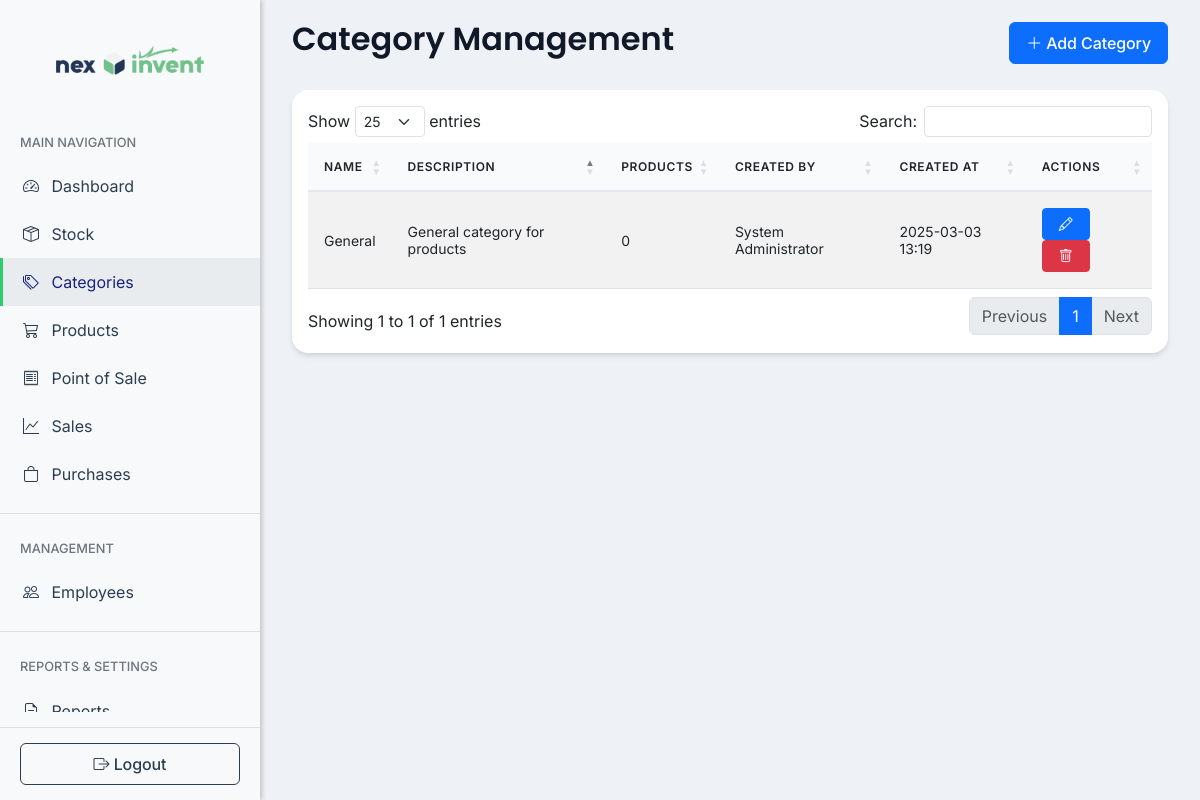
Screenshot of /src/modules/categories/index.php (signed in) with the database file from the repository.
### tables this page shows
CREATE TABLE IF NOT EXISTS categories (
    category_id INT PRIMARY KEY AUTO_INCREMENT,
    name VARCHAR(50) NOT NULL,
    description TEXT,
    created_by INT,
    updated_by INT,
    created_at TIMESTAMP DEFAULT CURRENT_TIMESTAMP,
    updated_at TIMESTAMP NULL DEFAULT NULL ON UPDATE CURRENT_TIMESTAMP,
    CONSTRAINT fk_categories_created_by FOREIGN KEY (created_by) REFERENCES users(user_id),
    CONSTRAINT fk_categories_updated_by FOREIGN KEY (updated_by) REFERENCES users(user_id)
);

### src/config/db.php (called while the page is built, shortened)
<?php
$db_host = 'localhost';
$db_name = 'nexinvent';
$db_user = 'root';
$db_pass = '';
$pdo = null;
function getDBConnection() {
    global $pdo, $db_host, $db_name, $db_user, $db_pass;
    if ($pdo === null) {
        try {
            $dsn = "mysql:host=$db_host;dbname=$db_name;charset=utf8";
            $options = [
                PDO::ATTR_ERRMODE => PDO::ERRMODE_EXCEPTION,
                PDO::ATTR_DEFAULT_FETCH_MODE => PDO::FETCH_ASSOC,
                PDO::ATTR_EMULATE_PREPARES => false,
            ];
            $pdo = new PDO($dsn, $db_user, $db_pass, $options);
        } catch(PDOException $e) {
            error_log("Connection failed: " . $e->getMessage());
            throw new Exception("Database connection failed. Please check your configuration.");
        }
    }
    return $pdo;
}
function fetchAll($sql, $params = []) {
    try {
        $pdo = getDBConnection();
        $stmt = $pdo->prepare($sql);
        $stmt->execute($params);
        return $stmt->fetchAll();
    } catch(PDOException $e) {
        error_log("Database error in fetchAll: " . $e->getMessage() . "\nSQL: $sql\nParams: " . print_r($params, true));
        throw new Exception("Database error occurred while fetching records");
    }
}

### src/modules/categories/index.php (the view, shortened to what this page needs)
<?php
require_once '../../config/db.php';
$sql = "
    SELECT c.*,
           COUNT(p.product_id) as product_count,
           COALESCE(u1.full_name, 'System') as created_by_name,
           COALESCE(u2.full_name, '') as updated_by_name
    FROM categories c
    LEFT JOIN products p ON c.category_id = p.category_id
    LEFT JOIN users u1 ON c.created_by = u1.user_id
    LEFT JOIN users u2 ON c.updated_by = u2.user_id
    GROUP BY c.category_id, c.name, c.description, c.created_at, c.created_by, c.updated_at, c.updated_by,
             u1.full_name, u2.full_name
    ORDER BY c.name
";
$categories = fetchAll($sql);
?>
<!DOCTYPE html>
<html lang="en">
<head>
    <link href="https://cdn.jsdelivr.net/npm/bootstrap@5.3.0/dist/css/bootstrap.min.css" rel="stylesheet">
    <link href="https://cdn.jsdelivr.net/npm/bootstrap-icons@1.7.2/font/bootstrap-icons.css" rel="stylesheet">
    <link href="https://cdn.datatables.net/1.11.5/css/dataTables.bootstrap5.min.css" rel="stylesheet">
</head>
<body>
<?php include '../../includes/header.php'; ?>
<div class="main-content">
    <div class="container-fluid">
        <div class="d-flex justify-content-between align-items-center mb-4">
            <h2>Category Management</h2>
            <button type="button" class="btn btn-primary" data-bs-toggle="modal" data-bs-target="#addCategoryModal">
                <i class="bi bi-plus-lg"></i> Add Category
            </button>
        </div>
        <div class="card">
            <div class="card-body">
                <table id="categoriesTable" class="table table-striped">
                    <thead>
                        <tr>
                            <th>Name</th>
                            <th>Description</th>
                            <th>Products</th>
                            <th>Created By</th>
                            <th>Created At</th>
                            <th>Actions</th>
                        </tr>
                    </thead>
                    <tbody>
                        <?php foreach ($categories as $category): ?>
                            <tr>
                                <td><?php echo htmlspecialchars($category['name']); ?></td>
                                <td><?php echo htmlspecialchars($category['description'] ?? ''); ?></td>
                                <td><?php echo $category['product_count']; ?></td>
                                <td><?php echo htmlspecialchars($category['created_by_name']); ?></td>
                                <td><?php echo date('Y-m-d H:i', strtotime($category['created_at'])); ?></td>
                                <td>
                                    <button class="btn btn-sm btn-primary" onclick="editCategory(<?php echo $category['category_id']; ?>)">
                                        <i class="bi bi-pencil"></i>
                                    </button>
                                    <button class="btn btn-sm btn-danger" onclick="deleteCategory(<?php echo $category['category_id']; ?>)">
                                        <i class="bi bi-trash"></i>
                                    </button>
                                </td>
                            </tr>
                        <?php endforeach; ?>
                    </tbody>
                </table>
            </div>
        </div>
    </div>
</div>
<?php include '../../includes/footer.php'; ?>
</body>
</html>

### src/css/global.css (style rules this page uses)
:root { --primary-color: #4f46e5; --primary-dark: #4338ca; --secondary-color: #8b5cf6; --success-color: #10b981; --danger-color: #ef4444; --warning-color: #f59e0b; --info-color: #3b82f6; --light-color: #f9fafb; --dark-color: #111827; --gray-100: #f3f4f6; --gray-200: #e5e7eb; --gray-300: #d1d5db; --gray-400: #9ca3af; --gray-500: #6b7280; --gray-600: #4b5563; --gray-700: #374151; --gray-800: #1f2937; --gray-900: #111827; --sidebar-width: 260px; }
body { background-color: #eef2f7; }
.main-content { margin-left: var(--sidebar-width); padding: 20px; background-color: #eef2f7; }
h1, h2, h3, h4, h5, .card-title { font-family: 'Poppins', sans-serif; font-weight: 600; color: #111827; }
.card { border-radius: 1rem; border: none; box-shadow: 0 4px 6px -1px rgba(0, 0, 0, 0.1), 0 2px 4px -1px rgba(0, 0, 0, 0.06); transition: transform 0.2s ease-in-out; }
.table { font-size: 0.875rem; }
.table thead th { font-family: 'Inter', sans-serif; font-weight: 600; text-transform: uppercase; font-size: 0.75rem; letter-spacing: 0.05em; background-color: #f8fafc; padding: 1rem; border-bottom: 2px solid #e2e8f0; }
.table tbody td { padding: 1rem; vertical-align: middle; }
.main-content { margin-left: var(--sidebar-width); padding: 20px; }
.btn { font-weight: 500; letter-spacing: -0.1px; padding: 0.5rem 1rem; }

### src/includes/header.php (style rules this page uses)
body { font-family: 'Inter', sans-serif; }
h1, h2, h3, h4, h5, h6, .card-title { font-family: 'Poppins', sans-serif; }

### rows the page displays
categories: name "General", description "General category for products", product_count "0", created_by_name "System Administrator", created_at "2025-03-03 13:19"
